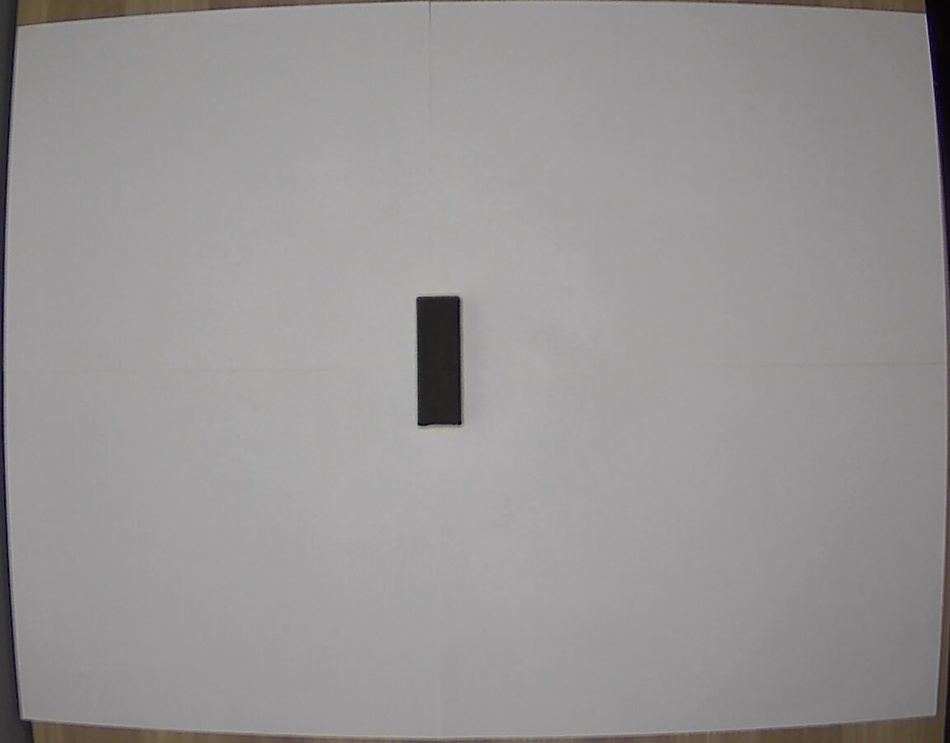
#> input picture Pics_n_Vids/jenga_testing/cropepimg.jpg, 950 x 743 px, shrunk from 1150 x 900 before the run, found by its file name
$ python extrmpoints.py
#> lines starting #> are read from the running program, lines starting #| are printed output that depends on the picture; after the words box and inside, x2 and y2 are one past the last pixel; in counts of white or black regions, pixels touching at a corner belong together
import imutils
import cv2

# load the image, convert it to grayscale, and blur it slightly
image = cv2.imread("cropepimg.jpg")
#> image is the input picture: shape (743, 950, 3); mean B, G, R 149.1, 148.8, 150.9
new_image = image.copy()
gray = cv2.cvtColor(new_image, cv2.COLOR_BGR2GRAY)
gray = cv2.GaussianBlur(gray, (5, 5), 0)

# threshold the image, then perform a series of erosions +
# dilations to remove any small regions of noise
thresh = cv2.threshold(gray, 45, 255, cv2.THRESH_BINARY)[1]
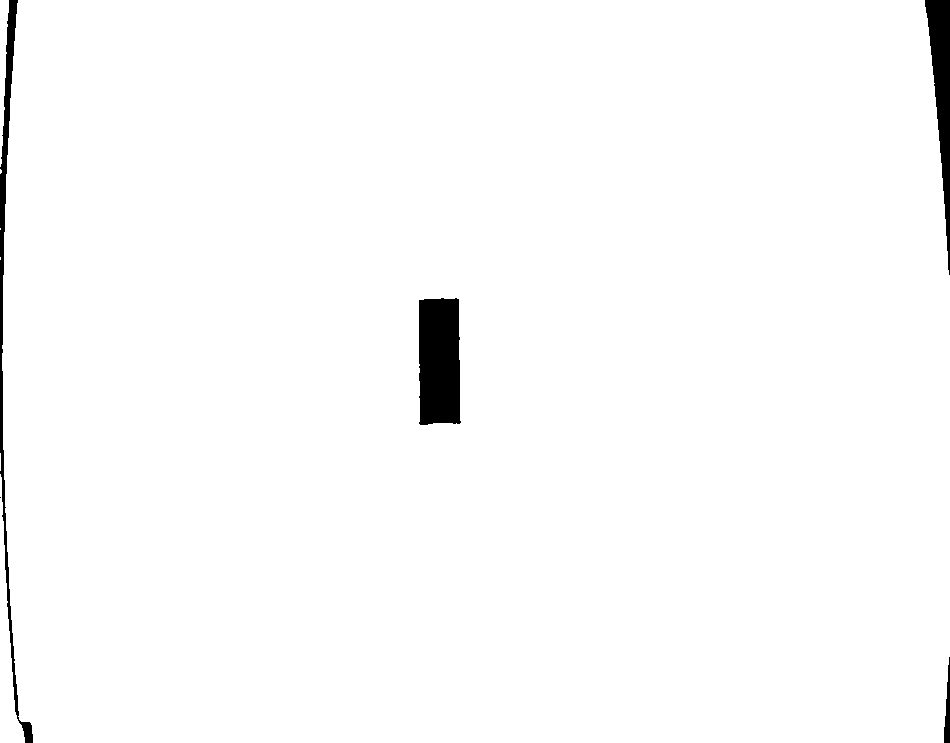
#> thresh: shape (743, 950); 98.4% white; 5 black regions (1 under 20 px), largest, box (x1, y1, x2, y2) and area: (419, 298, 461, 425) 5010, (925, 0, 950, 275) 3162, (0, 0, 33, 743) 3114, (944, 657, 950, 743) 312
thresh = cv2.erode(thresh, None, iterations=2)
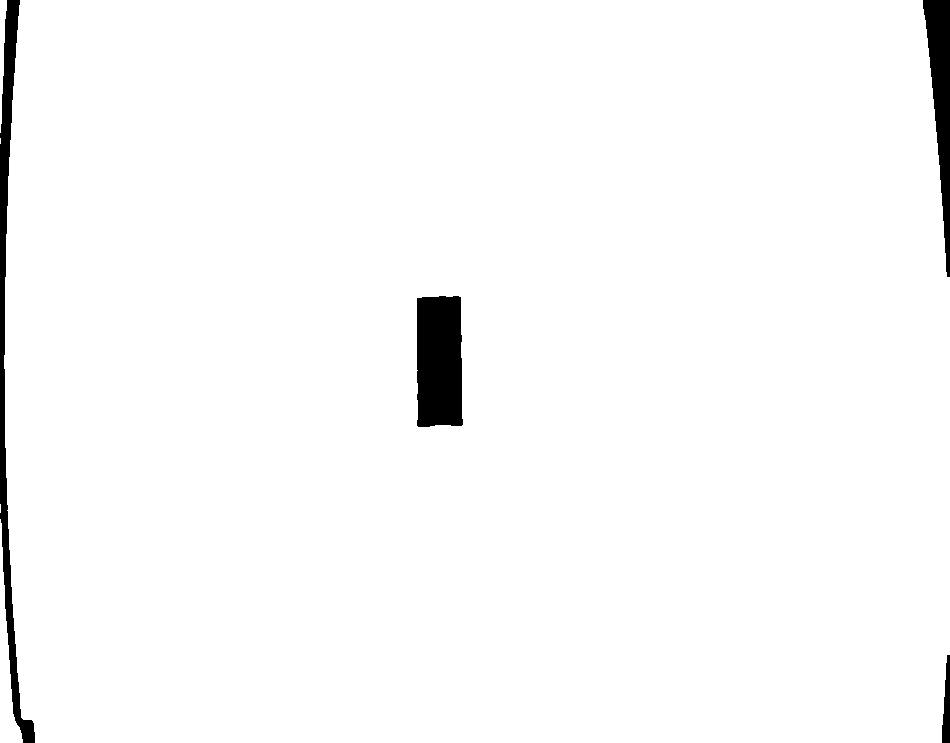
#> thresh: shape (743, 950); 97.8% white; 4 black regions, box (x1, y1, x2, y2) and area: (417, 296, 463, 427) 5729, (0, 0, 35, 743) 5678, (923, 0, 950, 277) 3767, (942, 655, 950, 743) 500
thresh = cv2.dilate(thresh, None, iterations=2)
#> thresh: shape (743, 950); 98.3% white; 4 black regions

# find contours in thresholded image, then grab the largest
# one
cnts = cv2.findContours(thresh.copy(), cv2.RETR_EXTERNAL,
	cv2.CHAIN_APPROX_SIMPLE)
#> cnts = 5 contours, 1 with area under 20; largest, box (x1, y1, x2, y2) and area: (2, 0, 950, 743) 694256, (0, 517, 25, 743) 2114, (0, 0, 9, 135) 644, (0, 502, 3, 515) 24
cnts = imutils.grab_contours(cnts)
c = max(cnts, key=cv2.contourArea)
#> c = contour of 143 points, box (x1, y1, x2, y2) (2, 0, 950, 743), area 694256

# determine the most extreme points along the contour
extLeft = tuple(c[c[:, :, 0].argmin()][0])
#> extLeft = (2, 353)
extRight = tuple(c[c[:, :, 0].argmax()][0])
#> extRight = (949, 656)
extTop = tuple(c[c[:, :, 1].argmin()][0])
#> extTop = (18, 0)
extBot = tuple(c[c[:, :, 1].argmax()][0])
#> extBot = (33, 742)

# draw the outline of the object, then draw each of the
# extreme points, where the left-most is red, right-most
# is green, top-most is blue, and bottom-most is teal
cv2.drawContours(image, [c], -1, (0, 255, 255), 2)
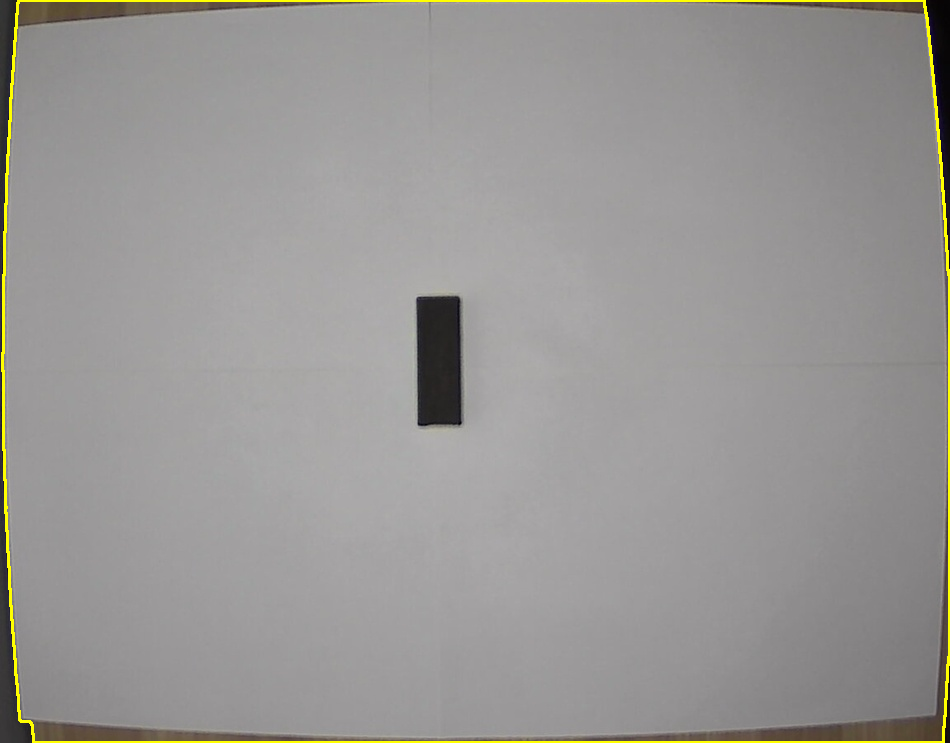
#> image: shape (743, 950, 3); 1.11% of pixels changed, all inside (x1, y1, x2, y2) = (1, 0, 950, 743)
cv2.circle(image, extLeft, 8, (0, 0, 255), -1)
#> image: shape (743, 950, 3); 0.02% of pixels changed, all inside (x1, y1, x2, y2) = (0, 345, 11, 362)
cv2.circle(image, extRight, 8, (0, 255, 0), -1)
#> image: shape (743, 950, 3); mean B, G, R 148.3, 150.9, 152.8
cv2.circle(image, extTop, 8, (255, 0, 0), -1)
#> image: shape (743, 950, 3); mean B, G, R 148.3, 150.8, 152.8
cv2.circle(image, extBot, 8, (255, 255, 0), -1)
#> image: shape (743, 950, 3); mean B, G, R 148.4, 150.9, 152.8

# show the output image
cv2.imshow("Image", image)
cv2.waitKey(0)

$ run again, with Pics_n_Vids/jenga_testing/bbtestimg.jpg copied over Pics_n_Vids/jenga_testing/cropepimg.jpg
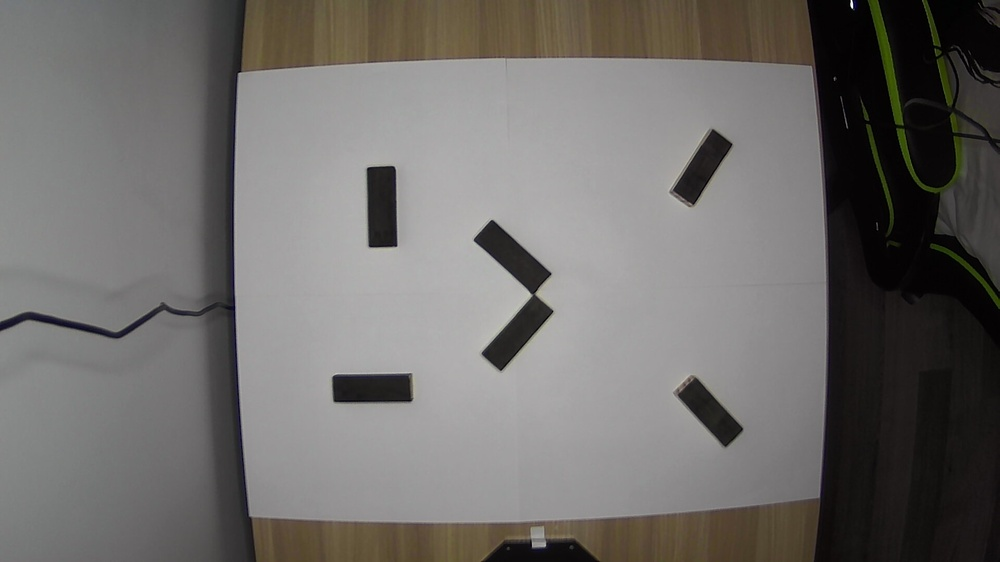
#> input picture Pics_n_Vids/jenga_testing/bbtestimg.jpg, 1000 x 562 px, shrunk from 1920 x 1080 before the run, found by its file name
#> image is the input picture: shape (562, 1000, 3); mean B, G, R 106.9, 109.3, 111.7
#> `thresh = cv2.dilate(thresh, None, iterations=2)`:
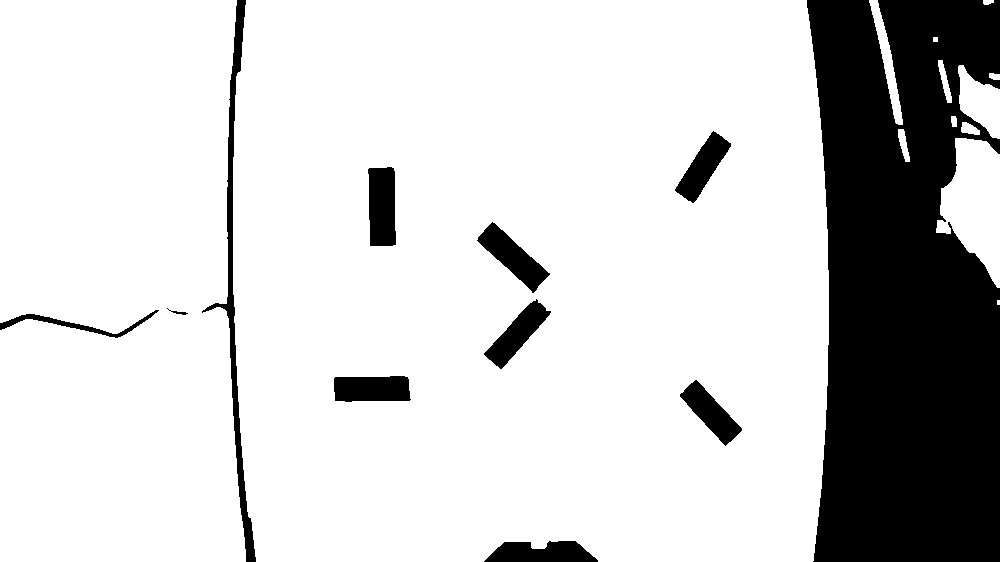
#> thresh: shape (562, 1000); 81% white; 11 black regions
#> cnts = 13 contours, 2 with area under 20; largest, box (x1, y1, x2, y2) and area: (233, 0, 829, 562) 325160, (0, 0, 246, 562) 128768, (936, 138, 1000, 288) 5835, (958, 65, 1000, 139) 1746, (869, 0, 903, 125) 1002
#> c = contour of 174 points, box (x1, y1, x2, y2) (233, 0, 829, 562), area 325160
#> extLeft = (233, 157)
#> extRight = (828, 344)
#> extTop = (246, 0)
#> extBot = (256, 561)
#> `cv2.drawContours(image, [c], -1, (0, 255, 255), 2)`:
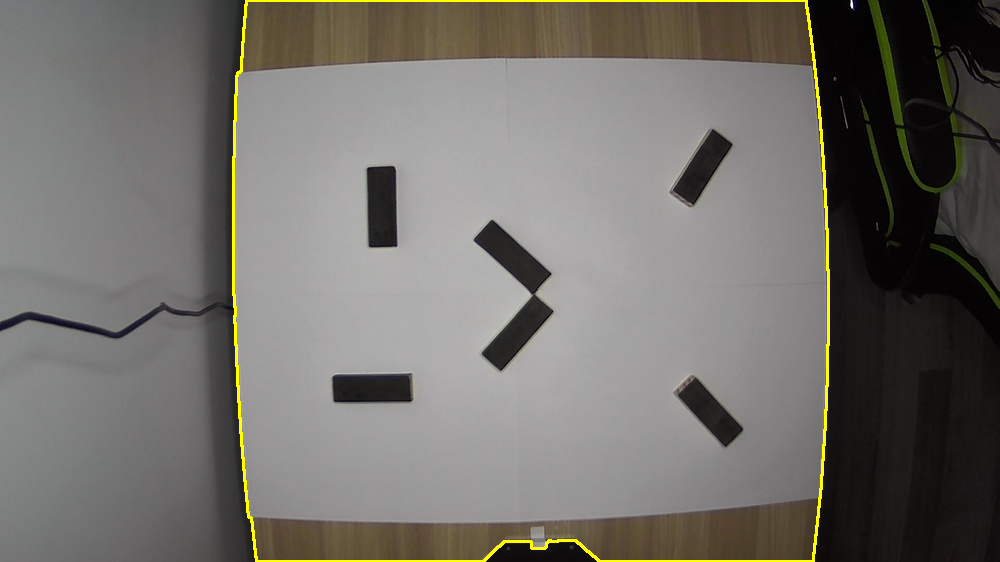
#> image: shape (562, 1000, 3); 1.06% of pixels changed, all inside (x1, y1, x2, y2) = (232, 0, 830, 562)

$ run again, with Pics_n_Vids/jenga_testing/eptestimg.jpg copied over Pics_n_Vids/jenga_testing/cropepimg.jpg
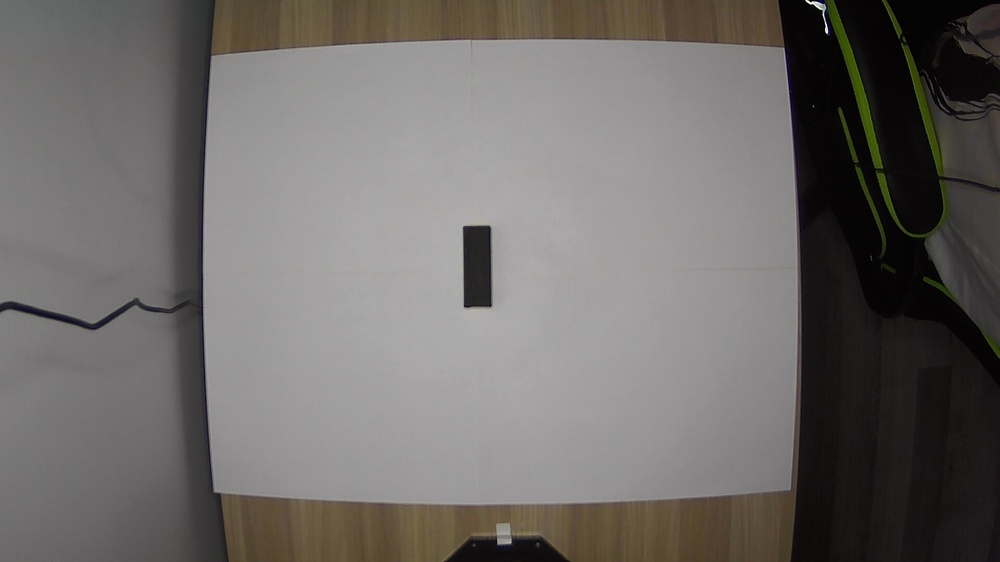
#> input picture Pics_n_Vids/jenga_testing/eptestimg.jpg, 1000 x 562 px, shrunk from 1920 x 1080 before the run, found by its file name
#> image is the input picture: shape (562, 1000, 3); mean B, G, R 105, 107.4, 110.3
#> `thresh = cv2.dilate(thresh, None, iterations=2)`:
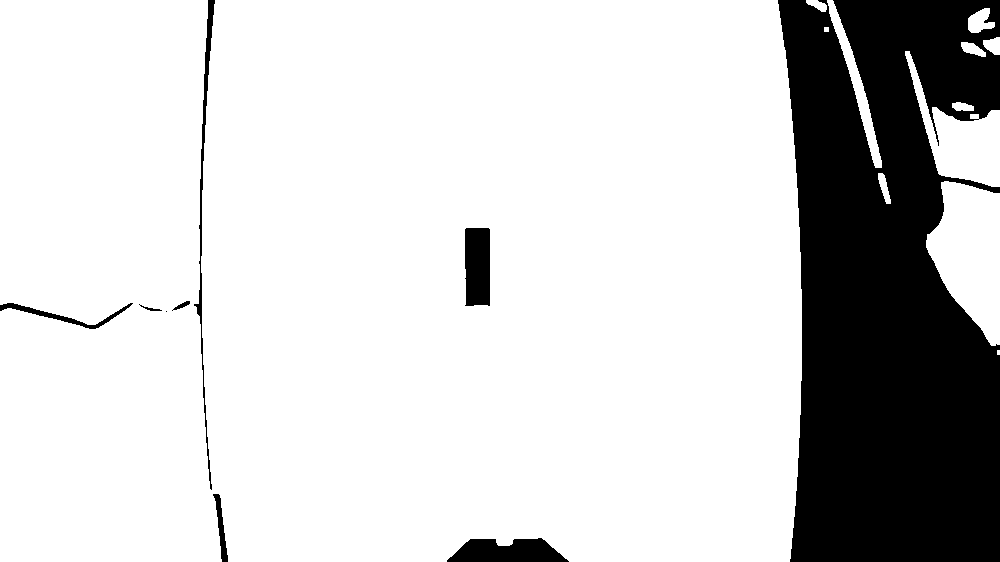
#> thresh: shape (562, 1000); 81.3% white; 9 black regions (1 under 20 px)
#> cnts = 12 contours, 2 with area under 20; largest, box (x1, y1, x2, y2) and area: (0, 0, 802, 562) 440741, (926, 181, 1000, 346) 7950, (905, 51, 1000, 187) 4731, (827, 0, 882, 168) 1426, (968, 8, 995, 33) 390
#> c = contour of 408 points, box (x1, y1, x2, y2) (0, 0, 802, 562), area 440741
#> extLeft = (0, 0)
#> extRight = (801, 380)
#> extTop = (0, 0)
#> extBot = (0, 561)
#> `cv2.drawContours(image, [c], -1, (0, 255, 255), 2)`:
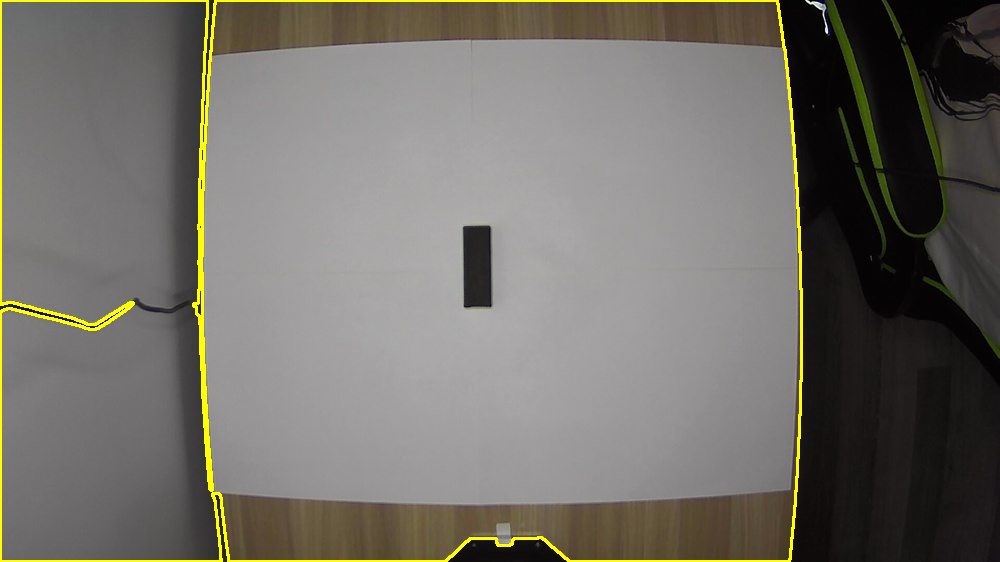
#> image: shape (562, 1000, 3); 1.89% of pixels changed, all inside (x1, y1, x2, y2) = (0, 0, 803, 562)
